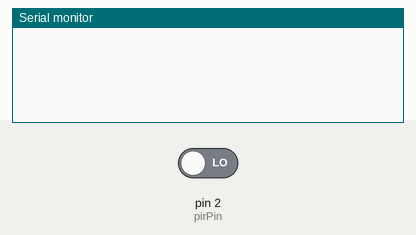
This sketch was run on a simulated Arduino Uno, built with avr-gcc and run on an emulated ATmega328P. Parts: the last lines printed to the serial monitor. Inputs (shaded band) come from the test bench; at power-on: pin 2 (pirPin) LOW.

Above: at 1.2 s.
1.3 s: pin 2 (pirPin) driven HIGH
At 2.5 s:
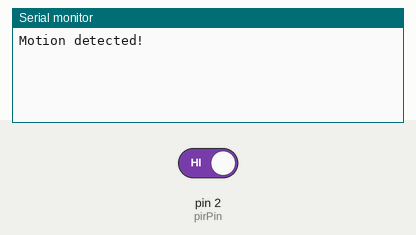
2.8 s: pin 2 (pirPin) driven LOW
At 3.8 s:
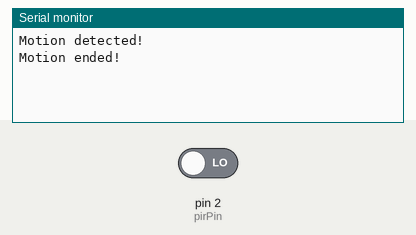

Measured:
- after the input at 1.3 s, the serial monitor: prints a new line at once (image 1)
- after the input at 2.8 s, the serial monitor: prints a new line at once (image 2)

The sketch:

pir_sensor_work.ino
```cpp
// Define the pin for the PIR sensor
int pirPin = 2;
int pirState = LOW; // Default state is LOW (no motion detected)

void setup() {
  pinMode(pirPin, INPUT);  // Set the PIR pin as input
  Serial.begin(9600);  // Initialize the serial monitor
}

void loop() {
  int val = digitalRead(pirPin);  // Read the PIR sensor value

  if (val == HIGH) {  // If motion is detected
    if (pirState == LOW) {
      Serial.println("Motion detected!");
      pirState = HIGH;  // Update state to motion detected
    }
  } else {
    if (pirState == HIGH) {
      Serial.println("Motion ended!");
      pirState = LOW;  // Update state to no motion
    }
  }
}
```
